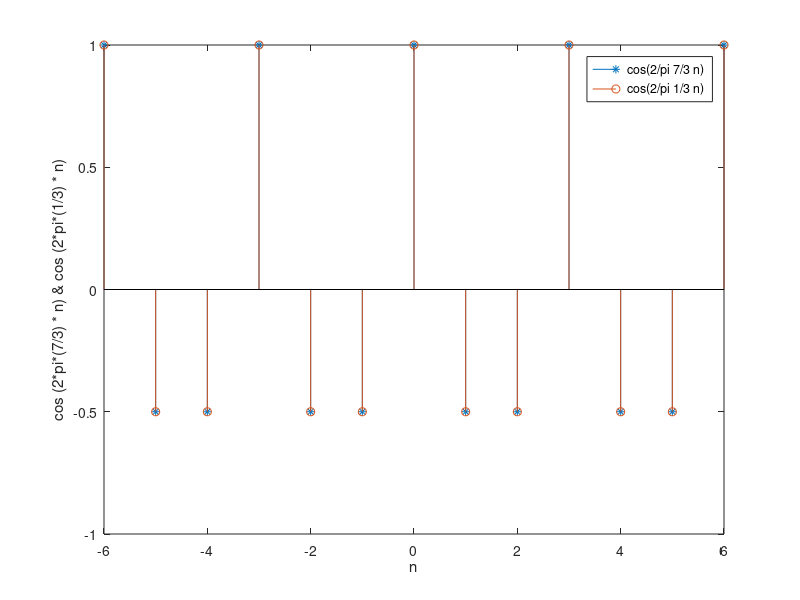
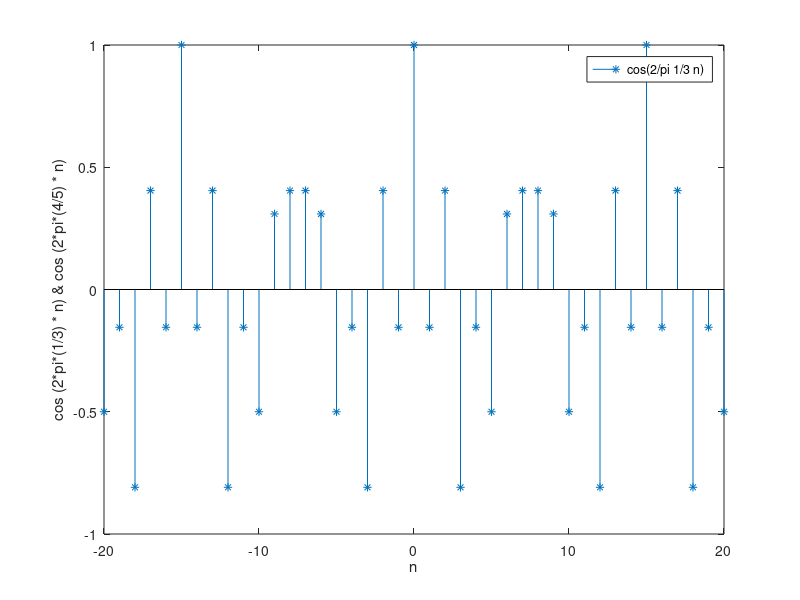
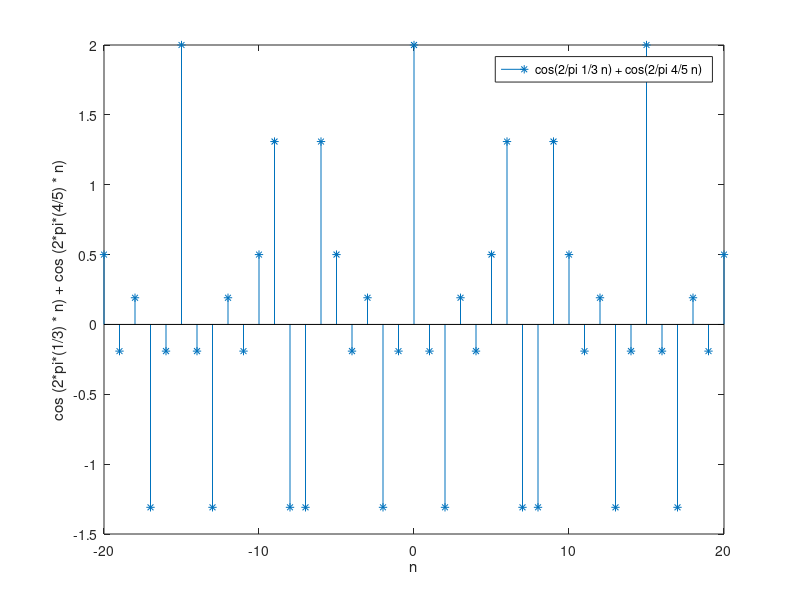
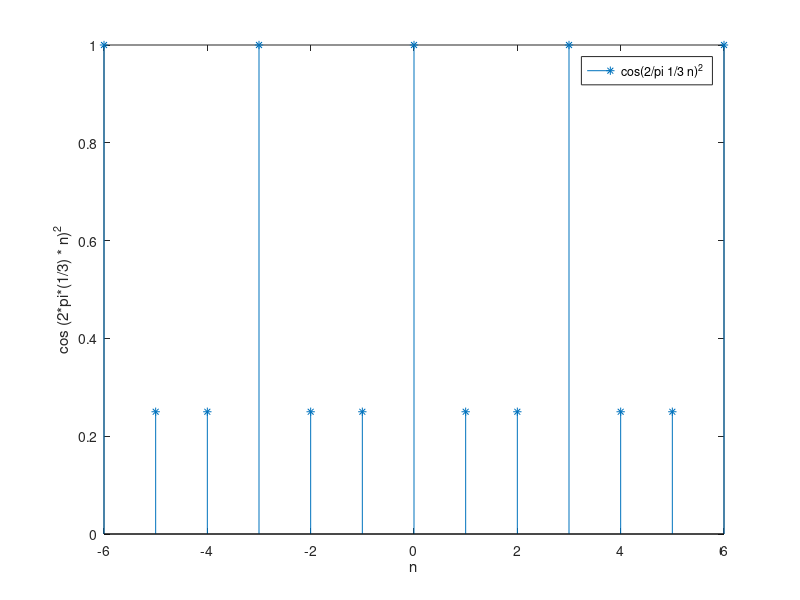

The MATLAB script that drew these images, in order:

%%
n = -6:1:6;
X1 = cos (2*pi*(7/3) * n)
X2 = cos (2*pi*(1/3) * n)
figure 
stem(n, X1, '*')

hold all

stem(n, X2, 'o')

xlabel('n')
legend('cos(2/pi 7/3 n)', 'cos(2/pi 1/3 n)')
ylabel('cos (2*pi*(7/3) * n) & cos (2*pi*(1/3) * n)')

%%
n = -20:1:20;
X1 = cos(2*pi*(1/3) * n) .* cos(2*pi*(4/5) * n);

figure 
stem(n, X1, '*')

xlabel('n')
legend('cos(2/pi 1/3 n)', 'cos(2/pi 4/5 n)')
ylabel('cos (2*pi*(1/3) * n) & cos (2*pi*(4/5) * n)')

%%
n = -20:1:20;
X1 = cos(2*pi*(1/3) * n) + cos(2*pi*(4/5) * n);

figure 
stem(n, X1, '*')

xlabel('n')
legend('cos(2/pi 1/3 n) + cos(2/pi 4/5 n)')
ylabel('cos (2*pi*(1/3) * n) + cos (2*pi*(4/5) * n)')

%%
n = -6:1:6;
X1 = (cos(2*pi*(1/3) * n)).^2;

figure 
stem(n, X1, '*')

xlabel('n')
legend('cos(2/pi 1/3 n)^2')
ylabel('cos (2*pi*(1/3) * n)^2')

%%
n = -6:1:6;
X1 = (cos(2*pi*(1/3) * n)).^3;

figure 
stem(n, X1, '*')

xlabel('n')
legend('cos(2/pi 1/3 n)^3')
ylabel('cos (2*pi*(1/3) * n)^3')

%%
n = -20:1:20;
X1 = cos(2*pi*(2/7) * (n).^2);

figure 
stem(n, X1, '*')

xlabel('n')
legend('cos(2*pi*(2/7) * (n).^2)')
ylabel('cos(2*pi*(2/7) * (n).^2)')

%%
n = 0:1:60;
X1 = ((0.9) .^n) .* ((cos(2*pi*(2/7) *n)))

figure 
stem(n, X1, '*')

xlabel('n')
legend('((0.9) .^n) .* ((cos(2*pi*(2/7) *n)))')
ylabel('((0.9) .^n) .* ((cos(2*pi*(2/7) *n)))')

%%
n = 0:1:60;
X1 = ((1.1) .^n) .* ((cos(2*pi*(2/7) *n)))

figure 
stem(n, X1, '*')

xlabel('n')
legend('((1.1) .^n) .* ((cos(2*pi*(2/7) *n)))')
ylabel('((1.1 .^n) .* ((cos(2*pi*(2/7) *n)))')

%%
n = -1000:1:1000;
X1 = exp(1i*2*pi*(4/9).*n + 1i*pi/4)

figure 
scatter(real(X1), imag(X1), '*')
xlabel('real')
ylabel('imag')

%%
n = -1000:1:1000;
X1 = exp(1i*2*pi*(4/9).*n.^2 + 1i*pi/4)

figure 
scatter(real(X1), imag(X1), '*')
xlabel('real')
ylabel('imag')

%%
n = -1000:1:1000;
X1 = exp(1i*2*pi*(12/9).*n + 1i*pi/4)

figure 
scatter(real(X1), imag(X1), '*')
xlabel('real')
ylabel('imag')

%%
n = -1000:1:1000;
X1 = exp(1i*(4/9).*n + 1i*pi/4)

figure 
scatter(real(X1), imag(X1), '*')
xlabel('real')
ylabel('imag')
